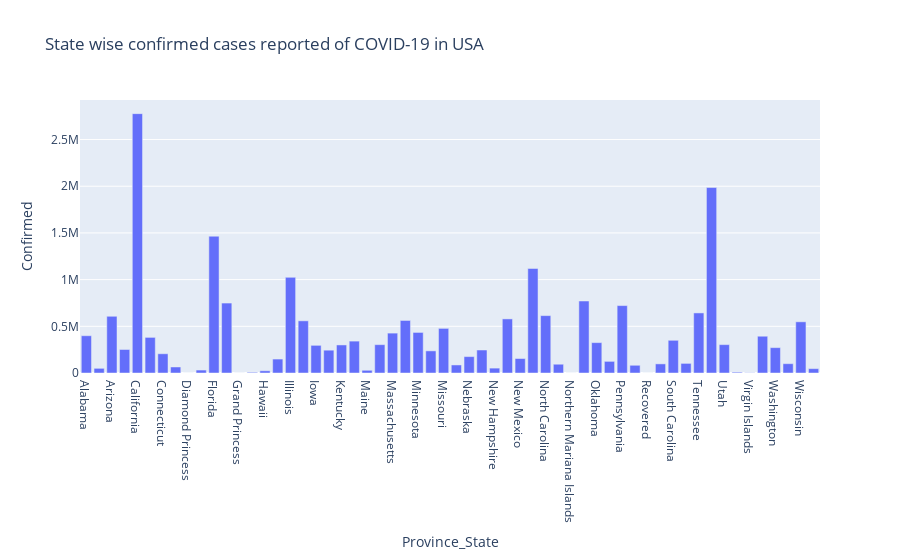

Source (notebook cell):
### Markdown cell above
### Plot Province/State Wise Confirmed cases in USA

### Code cell
state_confirmed_fig = px.bar(state_summary, x='Province_State', y='Confirmed', title='State wise confirmed cases reported of COVID-19 in USA')
state_confirmed_fig.show()

### Figure 1 — Plotly figure (JSON) as saved in the notebook; plotly's stock layout.template omitted (floating-point values rounded to 4 significant figures)
{"data": [{"alignmentgroup": "True", "hovertemplate": "Province_State=%{x}<br>Confirmed=%{y}<extra></extra>", "legendgroup": "", "marker": {"color": "#636efa", "pattern": {"shape": ""}}, "name": "", "offsetgroup": "", "orientation": "v", "showlegend": false, "textposition": "auto", "type": "bar", "x": ["Alabama", "Alaska", "Arizona", "Arkansas", "California", "Colorado", "Connecticut", "Delaware", "Diamond Princess", "District of Columbia", "Florida", "Georgia", "Grand Princess", "Guam", "Hawaii", "Idaho", "Illinois", "Indiana", "Iowa", "Kansas", "Kentucky", "Louisiana", "Maine", "Maryland", "Massachusetts", "Michigan", "Minnesota", "Mississippi", "Missouri", "Montana", "Nebraska", "Nevada", "New Hampshire", "New Jersey", "New Mexico", "New York", "North Carolina", "North Dakota", "Northern Mariana Islands", "Ohio", "Oklahoma", "Oregon", "Pennsylvania", "Puerto Rico", "Recovered", "Rhode Island", "South Carolina", "South Dakota", "Tennessee", "Texas", "Utah", "Vermont", "Virgin Islands", "Virginia", "Washington", "West Virginia", "Wisconsin", "Wyoming"], "xaxis": "x", "y": [399150, 49979, 607345, 251746, 2776986, 381434, 205994, 64475, 49, 31457, 1464697, 748852, 103, 7399, 23897, 149235, 1024039, 558560, 296171, 244347, 300397, 341431, 29019, 303364, 427135, 562553, 434413, 236868, 477617, 86102, 175620, 246309, 52371, 579250, 154954, 1119284, 614355, 93952, 125, 770977, 325277, 124476, 721820, 82630, 0, 97614, 350084, 102901, 643184, 1985861, 303723, 8790, 2143, 393715, 271595, 99778, 548134, 46719], "yaxis": "y"}], "layout": {"barmode": "relative", "legend": {"tracegroupgap": 0}, "title": {"text": "State wise confirmed cases reported of COVID-19 in USA"}, "xaxis": {"anchor": "y", "domain": [0, 1], "title": {"text": "Province_State"}}, "yaxis": {"anchor": "x", "domain": [0, 1], "title": {"text": "Confirmed"}}}}
